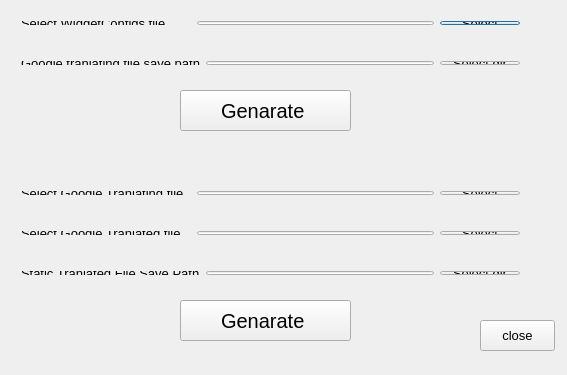
<?xml version="1.0" encoding="UTF-8"?>
<ui version="4.0">
 <class>Translation</class>
 <widget class="QDialog" name="Translation">
  <property name="geometry">
   <rect>
    <x>0</x>
    <y>0</y>
    <width>567</width>
    <height>375</height>
   </rect>
  </property>
  <property name="windowTitle">
   <string>Translation</string>
  </property>
  <widget class="QWidget" name="layoutWidget">
   <property name="geometry">
    <rect>
     <x>10</x>
     <y>10</y>
     <width>521</width>
     <height>26</height>
    </rect>
   </property>
   <layout class="QHBoxLayout" name="horizontalLayout">
    <item>
     <widget class="QLabel" name="label">
      <property name="minimumSize">
       <size>
        <width>170</width>
        <height>0</height>
       </size>
      </property>
      <property name="font">
       <font>
        <pointsize>10</pointsize>
       </font>
      </property>
      <property name="text">
       <string>Select WidgetConfigs file</string>
      </property>
     </widget>
    </item>
    <item>
     <widget class="QLineEdit" name="lEWidgetConfigFilePath">
      <property name="font">
       <font>
        <pointsize>10</pointsize>
       </font>
      </property>
     </widget>
    </item>
    <item>
     <widget class="QPushButton" name="pBSelectTranalatingFile">
      <property name="font">
       <font>
        <pointsize>10</pointsize>
       </font>
      </property>
      <property name="toolTip">
       <string>&lt;html&gt;&lt;head/&gt;&lt;body&gt;&lt;p&gt;&lt;span style=&quot; font-size:10pt;&quot;&gt;Select qt tranlation ts file that need to translate&lt;/span&gt;&lt;/p&gt;&lt;/body&gt;&lt;/html&gt;</string>
      </property>
      <property name="text">
       <string>Select</string>
      </property>
     </widget>
    </item>
   </layout>
  </widget>
  <widget class="QWidget" name="layoutWidget_2">
   <property name="geometry">
    <rect>
     <x>10</x>
     <y>50</y>
     <width>521</width>
     <height>26</height>
    </rect>
   </property>
   <layout class="QHBoxLayout" name="horizontalLayout_3">
    <item>
     <widget class="QLabel" name="label_3">
      <property name="minimumSize">
       <size>
        <width>170</width>
        <height>0</height>
       </size>
      </property>
      <property name="font">
       <font>
        <pointsize>10</pointsize>
       </font>
      </property>
      <property name="text">
       <string>Google tranlating file save path</string>
      </property>
     </widget>
    </item>
    <item>
     <widget class="QLineEdit" name="lEgoogletranlatedfileSavePath">
      <property name="minimumSize">
       <size>
        <width>170</width>
        <height>0</height>
       </size>
      </property>
      <property name="font">
       <font>
        <pointsize>10</pointsize>
       </font>
      </property>
     </widget>
    </item>
    <item>
     <widget class="QPushButton" name="pushButton">
      <property name="font">
       <font>
        <pointsize>10</pointsize>
       </font>
      </property>
      <property name="toolTip">
       <string>&lt;html&gt;&lt;head/&gt;&lt;body&gt;&lt;p&gt;&lt;span style=&quot; font-size:10pt;&quot;&gt;Select Directry to save google tranlating input file&lt;/span&gt;&lt;/p&gt;&lt;/body&gt;&lt;/html&gt;</string>
      </property>
      <property name="text">
       <string>Select dir</string>
      </property>
     </widget>
    </item>
   </layout>
  </widget>
  <widget class="QWidget" name="layoutWidget_3">
   <property name="geometry">
    <rect>
     <x>10</x>
     <y>180</y>
     <width>521</width>
     <height>26</height>
    </rect>
   </property>
   <layout class="QHBoxLayout" name="horizontalLayout_4">
    <item>
     <widget class="QLabel" name="label_4">
      <property name="minimumSize">
       <size>
        <width>170</width>
        <height>0</height>
       </size>
      </property>
      <property name="font">
       <font>
        <pointsize>10</pointsize>
       </font>
      </property>
      <property name="text">
       <string>Select Google Tranlating file</string>
      </property>
     </widget>
    </item>
    <item>
     <widget class="QLineEdit" name="lEGoogleTranlatingFilePath">
      <property name="font">
       <font>
        <pointsize>10</pointsize>
       </font>
      </property>
     </widget>
    </item>
    <item>
     <widget class="QPushButton" name="pBselectUpdatingTsFile">
      <property name="font">
       <font>
        <pointsize>10</pointsize>
       </font>
      </property>
      <property name="toolTip">
       <string>&lt;html&gt;&lt;head/&gt;&lt;body&gt;&lt;p&gt;&lt;span style=&quot; font-size:10pt;&quot;&gt;Select ts file that need to update with tranlation&lt;/span&gt;&lt;/p&gt;&lt;/body&gt;&lt;/html&gt;</string>
      </property>
      <property name="text">
       <string>Select</string>
      </property>
     </widget>
    </item>
   </layout>
  </widget>
  <widget class="QWidget" name="layoutWidget_4">
   <property name="geometry">
    <rect>
     <x>10</x>
     <y>220</y>
     <width>521</width>
     <height>26</height>
    </rect>
   </property>
   <layout class="QHBoxLayout" name="horizontalLayout_2">
    <item>
     <widget class="QLabel" name="label_2">
      <property name="minimumSize">
       <size>
        <width>170</width>
        <height>0</height>
       </size>
      </property>
      <property name="font">
       <font>
        <pointsize>10</pointsize>
       </font>
      </property>
      <property name="text">
       <string>Select Google Tranlated file</string>
      </property>
     </widget>
    </item>
    <item>
     <widget class="QLineEdit" name="lEGoogleTranlatedFilePath">
      <property name="font">
       <font>
        <pointsize>10</pointsize>
       </font>
      </property>
     </widget>
    </item>
    <item>
     <widget class="QPushButton" name="pBSelectGoogleTranlatedFile">
      <property name="font">
       <font>
        <pointsize>10</pointsize>
       </font>
      </property>
      <property name="toolTip">
       <string>&lt;html&gt;&lt;head/&gt;&lt;body&gt;&lt;p&gt;&lt;span style=&quot; font-size:10pt;&quot;&gt;Select Google tranlator tranlated file &lt;/span&gt;&lt;/p&gt;&lt;/body&gt;&lt;/html&gt;</string>
      </property>
      <property name="text">
       <string>Select</string>
      </property>
     </widget>
    </item>
   </layout>
  </widget>
  <widget class="QPushButton" name="pBGenarateTranlateFile">
   <property name="geometry">
    <rect>
     <x>180</x>
     <y>90</y>
     <width>171</width>
     <height>41</height>
    </rect>
   </property>
   <property name="font">
    <font>
     <pointsize>15</pointsize>
    </font>
   </property>
   <property name="toolTip">
    <string>&lt;html&gt;&lt;head/&gt;&lt;body&gt;&lt;p&gt;&lt;span style=&quot; font-size:10pt;&quot;&gt;To genarate Google tranlation input file click here&lt;/span&gt;&lt;/p&gt;&lt;/body&gt;&lt;/html&gt;</string>
   </property>
   <property name="text">
    <string>Genarate </string>
   </property>
  </widget>
  <widget class="QWidget" name="layoutWidget_5">
   <property name="geometry">
    <rect>
     <x>10</x>
     <y>260</y>
     <width>521</width>
     <height>26</height>
    </rect>
   </property>
   <layout class="QHBoxLayout" name="horizontalLayout_5">
    <item>
     <widget class="QLabel" name="label_5">
      <property name="minimumSize">
       <size>
        <width>170</width>
        <height>0</height>
       </size>
      </property>
      <property name="font">
       <font>
        <pointsize>10</pointsize>
       </font>
      </property>
      <property name="text">
       <string>Static Tranlated File Save Path</string>
      </property>
     </widget>
    </item>
    <item>
     <widget class="QLineEdit" name="lEStaticTranlationFileSavePath">
      <property name="minimumSize">
       <size>
        <width>170</width>
        <height>0</height>
       </size>
      </property>
      <property name="font">
       <font>
        <pointsize>10</pointsize>
       </font>
      </property>
     </widget>
    </item>
    <item>
     <widget class="QPushButton" name="pushButton_2">
      <property name="font">
       <font>
        <pointsize>10</pointsize>
       </font>
      </property>
      <property name="toolTip">
       <string>&lt;html&gt;&lt;head/&gt;&lt;body&gt;&lt;p&gt;&lt;span style=&quot; font-size:10pt;&quot;&gt;Select Directry to save google tranlating input file&lt;/span&gt;&lt;/p&gt;&lt;/body&gt;&lt;/html&gt;</string>
      </property>
      <property name="text">
       <string>Select dir</string>
      </property>
     </widget>
    </item>
   </layout>
  </widget>
  <widget class="QPushButton" name="pBGenarateTranlateFile_2">
   <property name="geometry">
    <rect>
     <x>180</x>
     <y>300</y>
     <width>171</width>
     <height>41</height>
    </rect>
   </property>
   <property name="font">
    <font>
     <pointsize>15</pointsize>
    </font>
   </property>
   <property name="toolTip">
    <string>&lt;html&gt;&lt;head/&gt;&lt;body&gt;&lt;p&gt;&lt;span style=&quot; font-size:10pt;&quot;&gt;To genarate Google tranlation input file click here&lt;/span&gt;&lt;/p&gt;&lt;/body&gt;&lt;/html&gt;</string>
   </property>
   <property name="text">
    <string>Genarate </string>
   </property>
  </widget>
  <widget class="QPushButton" name="pushButton_5">
   <property name="geometry">
    <rect>
     <x>480</x>
     <y>320</y>
     <width>75</width>
     <height>31</height>
    </rect>
   </property>
   <property name="font">
    <font>
     <pointsize>10</pointsize>
    </font>
   </property>
   <property name="text">
    <string>close</string>
   </property>
  </widget>
 </widget>
 <layoutdefault spacing="6" margin="11"/>
 <resources/>
 <connections>
  <connection>
   <sender>pushButton_5</sender>
   <signal>clicked()</signal>
   <receiver>Translation</receiver>
   <slot>close()</slot>
   <hints>
    <hint type="sourcelabel">
     <x>542</x>
     <y>336</y>
    </hint>
    <hint type="destinationlabel">
     <x>921</x>
     <y>350</y>
    </hint>
   </hints>
  </connection>
  <connection>
   <sender>pBSelectTranalatingFile</sender>
   <signal>clicked()</signal>
   <receiver>Translation</receiver>
   <slot>widgetConfigFileSelectClicked()</slot>
   <hints>
    <hint type="sourcelabel">
     <x>512</x>
     <y>15</y>
    </hint>
    <hint type="destinationlabel">
     <x>776</x>
     <y>23</y>
    </hint>
   </hints>
  </connection>
  <connection>
   <sender>pushButton</sender>
   <signal>clicked()</signal>
   <receiver>Translation</receiver>
   <slot>googleTranlatingFileSavePathSelectClicked()</slot>
   <hints>
    <hint type="sourcelabel">
     <x>497</x>
     <y>54</y>
    </hint>
    <hint type="destinationlabel">
     <x>801</x>
     <y>53</y>
    </hint>
   </hints>
  </connection>
  <connection>
   <sender>pBselectUpdatingTsFile</sender>
   <signal>clicked()</signal>
   <receiver>Translation</receiver>
   <slot>googleTranlatingFileSelectClicked()</slot>
   <hints>
    <hint type="sourcelabel">
     <x>496</x>
     <y>193</y>
    </hint>
    <hint type="destinationlabel">
     <x>762</x>
     <y>206</y>
    </hint>
   </hints>
  </connection>
  <connection>
   <sender>pBSelectGoogleTranlatedFile</sender>
   <signal>clicked()</signal>
   <receiver>Translation</receiver>
   <slot>googleTranlatedFileSelectClicked()</slot>
   <hints>
    <hint type="sourcelabel">
     <x>491</x>
     <y>229</y>
    </hint>
    <hint type="destinationlabel">
     <x>773</x>
     <y>238</y>
    </hint>
   </hints>
  </connection>
  <connection>
   <sender>pushButton_2</sender>
   <signal>clicked()</signal>
   <receiver>Translation</receiver>
   <slot>staticTranlationFileSavePathSelectClicked()</slot>
   <hints>
    <hint type="sourcelabel">
     <x>475</x>
     <y>267</y>
    </hint>
    <hint type="destinationlabel">
     <x>747</x>
     <y>272</y>
    </hint>
   </hints>
  </connection>
  <connection>
   <sender>pBGenarateTranlateFile</sender>
   <signal>clicked()</signal>
   <receiver>Translation</receiver>
   <slot>googleTranlatingFileGenarateClicked()</slot>
   <hints>
    <hint type="sourcelabel">
     <x>344</x>
     <y>111</y>
    </hint>
    <hint type="destinationlabel">
     <x>748</x>
     <y>103</y>
    </hint>
   </hints>
  </connection>
  <connection>
   <sender>pBGenarateTranlateFile_2</sender>
   <signal>clicked()</signal>
   <receiver>Translation</receiver>
   <slot>staticTranlationFileGranarateClicked()</slot>
   <hints>
    <hint type="sourcelabel">
     <x>317</x>
     <y>338</y>
    </hint>
    <hint type="destinationlabel">
     <x>320</x>
     <y>417</y>
    </hint>
   </hints>
  </connection>
 </connections>
 <slots>
  <slot>widgetConfigFileSelectClicked()</slot>
  <slot>googleTranlatingFileSavePathSelectClicked()</slot>
  <slot>googleTranlatingFileSelectClicked()</slot>
  <slot>googleTranlatedFileSelectClicked()</slot>
  <slot>staticTranlationFileSavePathSelectClicked()</slot>
  <slot>googleTranlatingFileGenarateClicked()</slot>
  <slot>staticTranlationFileGranarateClicked()</slot>
 </slots>
</ui>
